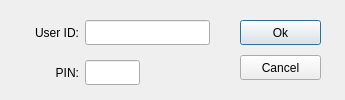
<?xml version="1.0" encoding="UTF-8"?>
<ui version="4.0">
 <class>dlgCmdUserInfo</class>
 <widget class="QDialog" name="dlgCmdUserInfo">
  <property name="geometry">
   <rect>
    <x>0</x>
    <y>0</y>
    <width>345</width>
    <height>100</height>
   </rect>
  </property>
  <property name="minimumSize">
   <size>
    <width>345</width>
    <height>100</height>
   </size>
  </property>
  <property name="maximumSize">
   <size>
    <width>345</width>
    <height>100</height>
   </size>
  </property>
  <property name="windowTitle">
   <string>User Information</string>
  </property>
  <widget class="QLabel" name="lblUserId">
   <property name="geometry">
    <rect>
     <x>15</x>
     <y>20</y>
     <width>64</width>
     <height>25</height>
    </rect>
   </property>
   <property name="text">
    <string>User ID:</string>
   </property>
   <property name="alignment">
    <set>Qt::AlignRight|Qt::AlignTrailing|Qt::AlignVCenter</set>
   </property>
  </widget>
  <widget class="QLabel" name="lblUserPin">
   <property name="geometry">
    <rect>
     <x>15</x>
     <y>60</y>
     <width>64</width>
     <height>25</height>
    </rect>
   </property>
   <property name="text">
    <string>PIN:</string>
   </property>
   <property name="alignment">
    <set>Qt::AlignRight|Qt::AlignTrailing|Qt::AlignVCenter</set>
   </property>
  </widget>
  <widget class="QLineEdit" name="textbox_UserId">
   <property name="geometry">
    <rect>
     <x>85</x>
     <y>20</y>
     <width>125</width>
     <height>25</height>
    </rect>
   </property>
   <property name="inputMethodHints">
    <set>Qt::ImhNone</set>
   </property>
   <property name="text">
    <string/>
   </property>
  </widget>
  <widget class="QLineEdit" name="textbox_Pin">
   <property name="geometry">
    <rect>
     <x>85</x>
     <y>60</y>
     <width>55</width>
     <height>25</height>
    </rect>
   </property>
   <property name="inputMethodHints">
    <set>Qt::ImhDigitsOnly|Qt::ImhNoAutoUppercase|Qt::ImhNoPredictiveText|Qt::ImhSensitiveData</set>
   </property>
   <property name="text">
    <string/>
   </property>
   <property name="echoMode">
    <enum>QLineEdit::PasswordEchoOnEdit</enum>
   </property>
   <property name="alignment">
    <set>Qt::AlignCenter</set>
   </property>
  </widget>
  <widget class="QPushButton" name="button_Ok">
   <property name="geometry">
    <rect>
     <x>240</x>
     <y>20</y>
     <width>81</width>
     <height>25</height>
    </rect>
   </property>
   <property name="text">
    <string>Ok</string>
   </property>
  </widget>
  <widget class="QPushButton" name="button_Cancel">
   <property name="geometry">
    <rect>
     <x>240</x>
     <y>55</y>
     <width>81</width>
     <height>25</height>
    </rect>
   </property>
   <property name="text">
    <string>Cancel</string>
   </property>
  </widget>
 </widget>
 <tabstops>
  <tabstop>textbox_UserId</tabstop>
  <tabstop>textbox_Pin</tabstop>
  <tabstop>button_Ok</tabstop>
  <tabstop>button_Cancel</tabstop>
 </tabstops>
 <resources/>
 <connections/>
</ui>
